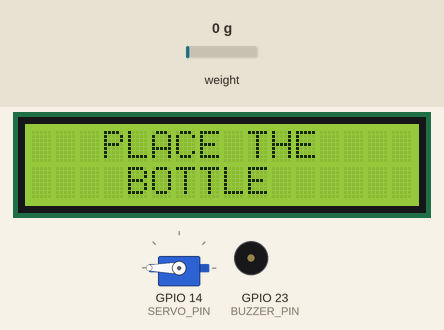
Simulated run of this sketch. Board: ESP32. Parts: 16×2 character LCD, servo, buzzer (waves = sounding, pin HIGH). The test bench sets the inputs (shaded band); at power-on: weight on the scale 0 g. WiFi joins after 1.5 s; servers stay silent unless stated; what the sketch prints to the serial monitor is not drawn.

Above: at 5.0 s.
5.1 s: weight on the scale set to 82 g
6.6 s: weight on the scale set to 94 g
At 9.8 s:
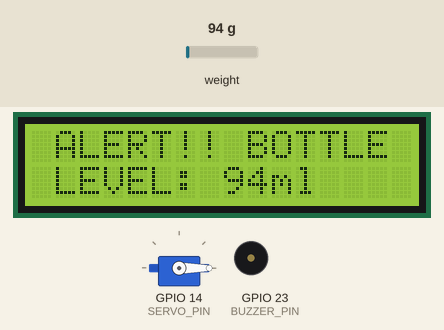
10.9 s: weight on the scale set to 109 g
At 14.1 s:
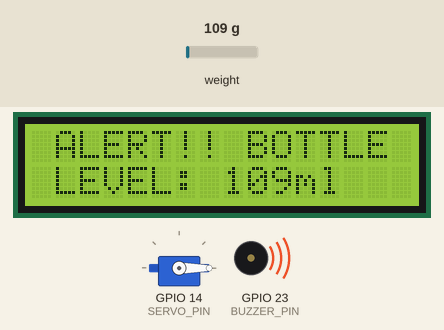
15.2 s: weight on the scale set to 126 g
At 17.7 s:
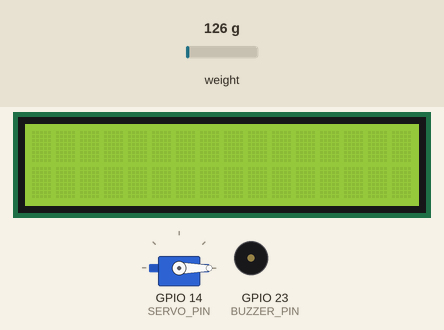
18.1 s: weight on the scale set to 178 g
20.1 s: weight on the scale set to 219 g
At 21.4 s:
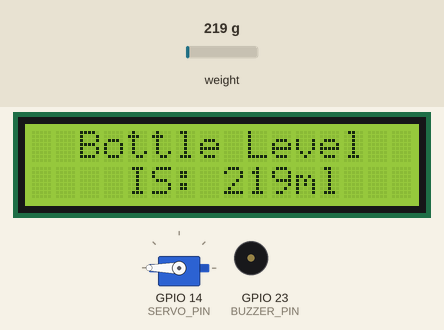
Timing chart, 0 to 23.1 s (numbered marks = the images above; inputs shaded):
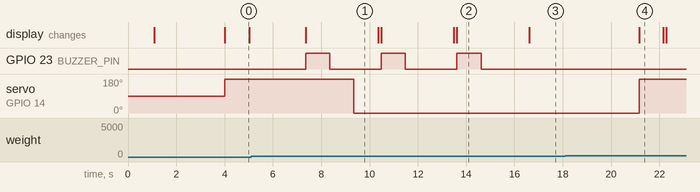

The sketch:

IV_DRIP.ino
```cpp
/*******************************************************
 *  Project: IoT-Based IV Bag Monitoring and Alert System
 *  Hardware: ESP32 + HX711 + LCD + Servo + Buzzer
 *  Cloud: Blynk IoT Cloud
 *  Author: [Your Name]
 *  Description:
 *   - Monitors IV fluid level using a load cell (HX711)
 *   - Displays weight & volume on LCD
 *   - Sends alerts via Blynk Cloud when fluid is low
 *   - Activates buzzer and servo indicator locally
 *******************************************************/
// fill your blynk cloud credentials
#define BLYNK_TEMPLATE_ID   "************"
#define BLYNK_TEMPLATE_NAME "************"
#define BLYNK_AUTH_TOKEN    "************"

#define BLYNK_PRINT Serial

#include <ESP32Servo.h>
#include <WiFi.h>
#include <WiFiClient.h>
#include <BlynkSimpleEsp32.h>
#include "HX711.h"
#include <Wire.h>
#include <LiquidCrystal_I2C.h>

// Pin Configuration
#define LOADCELL_DOUT_PIN  19
#define LOADCELL_SCK_PIN   18
#define BUZZER_PIN         23
#define SERVO_PIN          14
#define LCD_ADDR           0x27


LiquidCrystal_I2C lcd(LCD_ADDR, 16, 2);
HX711 scale(LOADCELL_DOUT_PIN, LOADCELL_SCK_PIN);
Servo servo1;


char auth[] = BLYNK_AUTH_TOKEN;
char ssid[] = "************";//enter password and wifi name
char pass[] = "************";


float calibration_factor = 118.542;

int servoClosed = 180;
int servoOpen   = 0;


void setup() {
  Serial.begin(9600);
  Wire.begin(21, 22);

  lcd.begin();
  lcd.backlight();
  lcd.clear();
  lcd.setCursor(4, 0);
  lcd.print("Welcome");
  lcd.setCursor(2, 1);
  lcd.print("ESP32 Ready!");
  delay(1000);
  lcd.clear();

  pinMode(BUZZER_PIN, OUTPUT);
  servo1.attach(SERVO_PIN);

  scale.set_scale(calibration_factor);
  scale.tare();  // Reset to zero

  Blynk.begin(auth, ssid, pass);
  Serial.println("Setup complete. Monitoring started...");
}


void loop() {
  Blynk.run();
  measureWeight();
}


void measureWeight() {
  int value = scale.get_units();
  int percent = map(value, 0, 600, 0, 100);
  percent = constrain(percent, 0, 100);

  Serial.print("Weight: ");
  Serial.print(value);
  Serial.print(" g | Level: ");
  Serial.print(percent);
  Serial.println("%");

  String line  = "LEVEL: " + String(value) + "ml";
  String line2 = "IS: " + String(value) + "ml";

  // --- Error handling for negative readings ---
  if (value < 0) {
    scale.tare();
    return;
  }

  // --- Empty Bottle Condition ---
  if (value < 10) {
    lcd.clear();
    lcd.setCursor(3, 0);
    lcd.print("PLACE THE");
    lcd.setCursor(4, 1);
    lcd.print("BOTTLE");
    servo1.write(servoClosed);
  }

  // --- 25% Level Alert ---
  else if (value > 90 && value < 120) {
    Blynk.logEvent("iv_alert", "IV Bottle is too LOW");
    lcd.clear();
    lcd.setCursor(1, 0);
    lcd.print("ALERT!! BOTTLE");
    lcd.setCursor(1, 1);
    lcd.print(line);

    digitalWrite(BUZZER_PIN, HIGH);
    delay(1000);
    digitalWrite(BUZZER_PIN, LOW);
    delay(1000);

    Serial.println("Bottle running low (25%)");
    servo1.write(servoOpen);
  }

  // --- 50% Level ---
  else if (value > 200 && value < 320) {
    Blynk.logEvent("iv_alert", "IV Bottle is 30%");
    lcd.clear();
    lcd.setCursor(2, 0);
    lcd.print("Bottle Level");
    lcd.setCursor(4, 1);
    lcd.print(line2);
    servo1.write(servoClosed);
  }

  // --- 75% Level ---
  else if (value > 330 && value < 420) {
    Blynk.logEvent("iv_alert", "IV Bottle is 60%");
    lcd.clear();
    lcd.setCursor(2, 0);
    lcd.print("Bottle Level");
    lcd.setCursor(4, 1);
    lcd.print(line2);
    servo1.write(servoClosed);
  }

  // --- Send data to Blynk Dashboard ---
  Blynk.virtualWrite(V0, value);   // Send raw weight
  Blynk.virtualWrite(V1, percent); // Send level percentage

  delay(1000);
  lcd.clear();
}
```

Measured:
- the behaviour switches between 90 and 91 g on weight on the scale (found by bisection; images 0 and 1)
- the behaviour switches between 119 and 120 g on weight on the scale (found by bisection; images 2 and 3)
- the behaviour switches between 200 and 201 g on weight on the scale (found by bisection; images 3 and 4)
- after the input at 5.1 s, every drawn part: stays the same
- after the input at 6.6 s, GPIO 23 (BUZZER_PIN): LOW → HIGH after 0.75 s, → LOW 1.0 s later, → HIGH 2.1 s later; servo on GPIO 14 (SERVO_PIN): 180° → 0° after 2.8 s; the display: changes after 0.75 s (image 1)
- after the input at 10.9 s, the display: first differs from a run without the input after 2.7 s (image 2)
- after the input at 15.2 s, GPIO 23 (BUZZER_PIN): stays LOW (without the input it goes to HIGH after 1.5 s)
- after the input at 18.1 s, every drawn part: stays the same
- after the input at 20.1 s, servo on GPIO 14 (SERVO_PIN): 0° → 180° after 1.1 s; the display: changes after 1.1 s (image 4)
